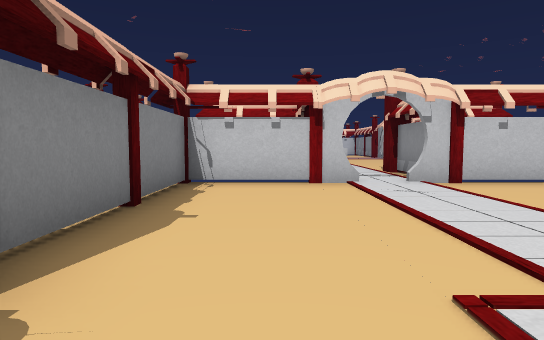
View 1 (above)

16 first-person views from a walk through a 3-D level made in the Unity game engine. The camera is 1.3 m above the floor, tilts 4° down and sees 75° across. Doors are open. The floor is counted in squares, 2 m on a side. Each view is taken from the middle of a square. On the plan, view 1 faces up. The plan holds only what a view shows up to about 10 squares ahead; the rest is blank. The place goes on beyond the plan. The player is left out. Some surface patterns are stand-ins.

View 2
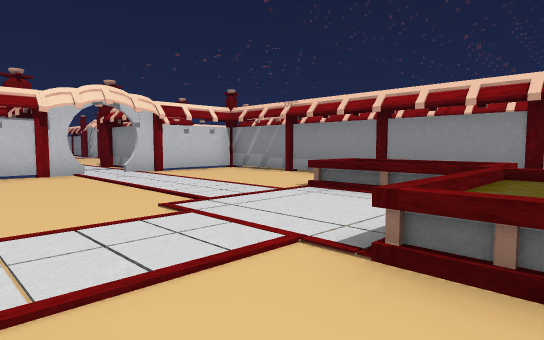

View 3
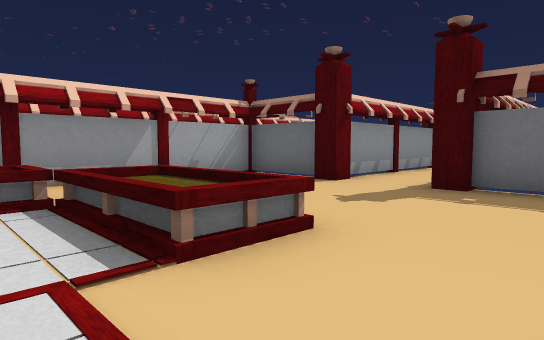

View 4
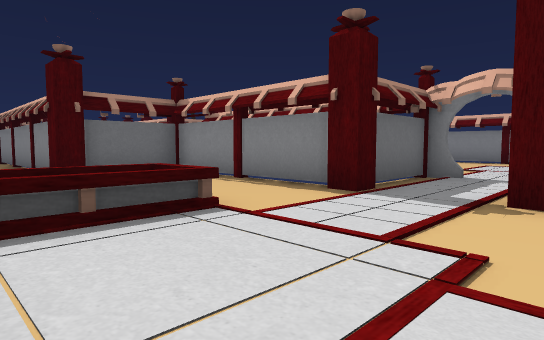

View 5
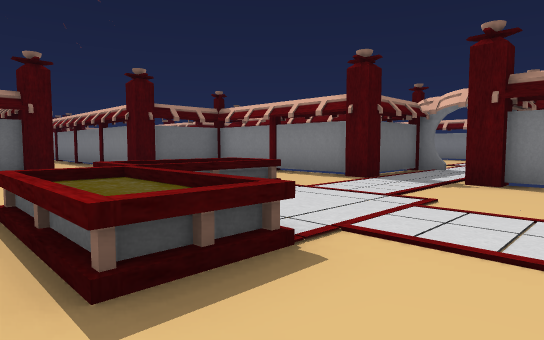

View 6
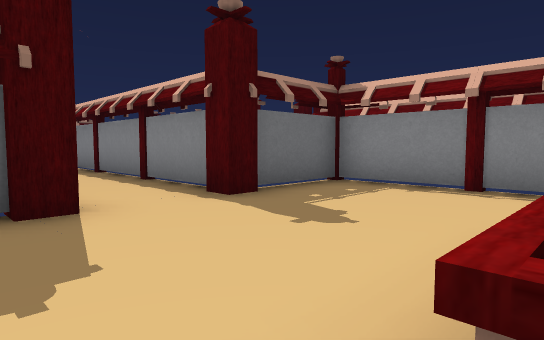

View 7
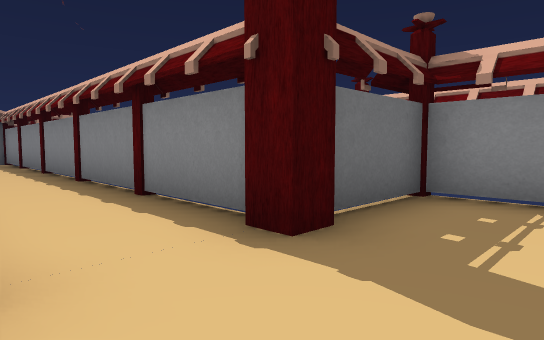

View 8
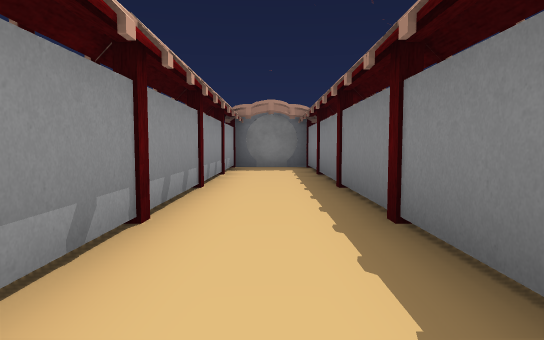

View 9
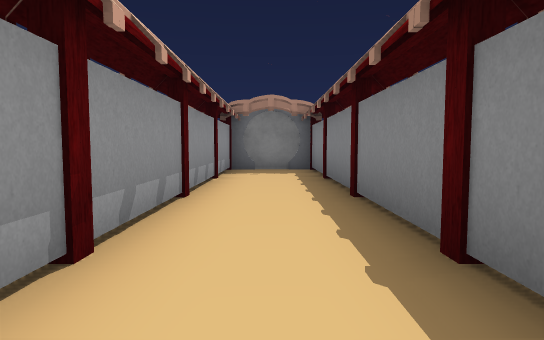

View 10
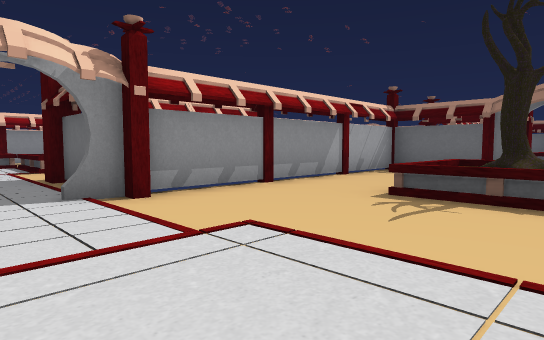

View 11
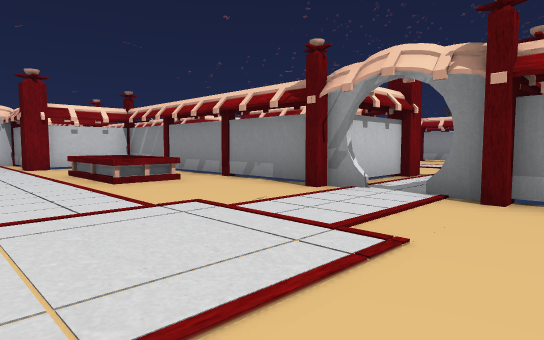

View 12
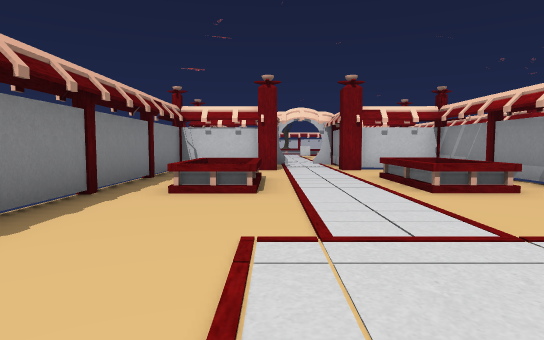

View 13
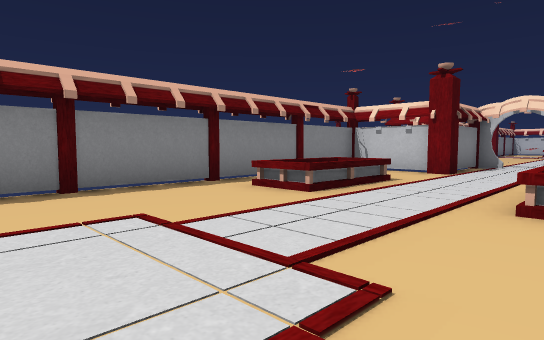

View 14
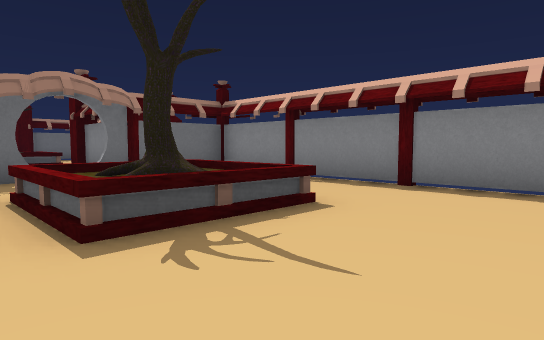

View 15
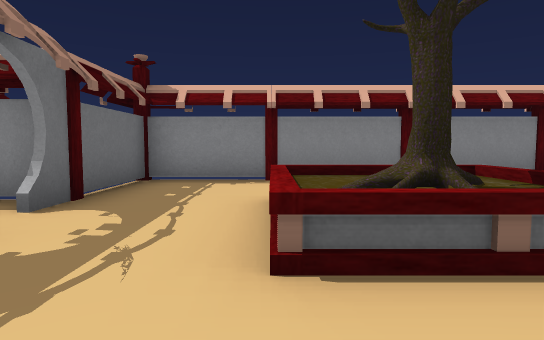

View 16
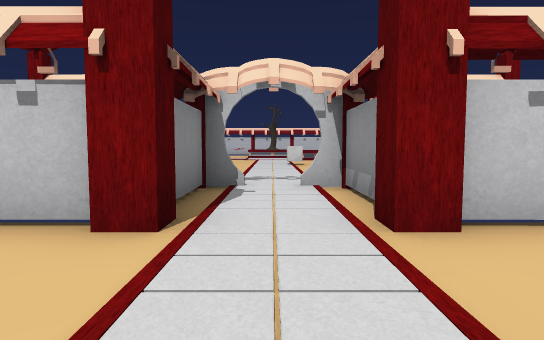

### Floor plan
Points are (right, up) in squares from view 1. A wall is a line through its corners. A room is listed if a view was taken in it or the views show most of it. See-through windows are left out.
Room 1 (views 1, 2, 3, 4, 5, 6, 7, 8, 9)
walls: (-1.6, -1.4) (-1.6, -5.8) (0.6, -5.9); (-2.5, 1.3) (-3.6, 1.3); (3.5, -5.9) (5.6, -5.9) (5.6, 5.6); (0.9, -6.4) (0.9, -17.6); (-4.2, -0.9) (-2.4, -0.9); (0.9, 6.3) (-1.6, 6.3) (-1.6, 1.6); (5, 6.3) (3.2, 6.3); (3.1, -17.4) (3.1, -6.4)
ways out: opening at (-4.3, 1) to room 2; opening at (2, 7.5)
objects: other object (-5, 1) to (-5, 2); other object (-4, 1); other object (-4, 2); other object (-2, -1); other object (-2, 1); other object (-1, -6); other object (1, -6); other object (1, -2) to (3, -1); other object (1, 6); other object (3, -6); other object (3, -1) to (4, 1); other object (5, -6)
Room 2 (views 10, 11, 12, 13, 14, 15, 16)
walls: (-11.6, -0.9) (-11.6, -8.3) (-9.3, -8.3); (-4.4, 2.4) (-4.4, 8.9) (-6.5, 8.8); (-7.9, -4.4) (-7.5, -5.1); (-8, -4.5) (-7.3, -4.6) (-7.8, -4.8) (-7.7, -5.2); (-7.8, -4.5) (-7.6, -5.2); (-7.5, -4.6) (-7.8, -4.8) (-7.8, -5.2); (-4.4, -7.5) (-4.4, -1.1); (-6.5, -8.4) (-4.5, -8.4); (-9.4, 8.8) (-11.6, 8.8) (-11.6, 0.6); (-9.1, -9.4) (-9.1, -10.4); (-6.9, 9.8) (-6.9, 11.5); (-9.1, 11.5) (-9.1, 9.8)
low walls: (-8, -4.4) (-7.5, -5); (-8, -4.5) (-7.4, -5.1)
ways out: opening at (-4.3, 1) to room 1; open door at (-8, 12)
objects: other object (-10, 4) to (-10, 6); other object (-9, -9); other object (-9, -8); other object (-9, -6) to (-7, -4); other object (-9, 9); other object (-7, -9); other object (-7, 9); other object (-6, 4) to (-6, 6); other object (-5, -1); other object (-5, 9); other object (-4, -8)

Where each view was taken, in squares from view 1:
view 1: 0 up, 0 right, facing up
view 2: 2 down, 1 left, facing up-right
view 3: 0 up, 1 left, facing down-right
view 4: 2 up, 3 right, facing down-left
view 5: 3 up, 5 right, facing down-left
view 6: 2 down, 4 right, facing down-left
view 7: 4 down, 3 right, facing down-left
view 8: 8 down, 2 right, facing down
view 9: 9 down, 2 right, facing down
view 10: 1 up, 9 left, facing down-right
view 11: 2 down, 9 left, facing up-right
view 12: 1 down, 9 left, facing up
view 13: 0 up, 6 left, facing up-left
view 14: 1 down, 6 left, facing down-left
view 15: 6 down, 5 left, facing left
view 16: 6 up, 8 left, facing up
